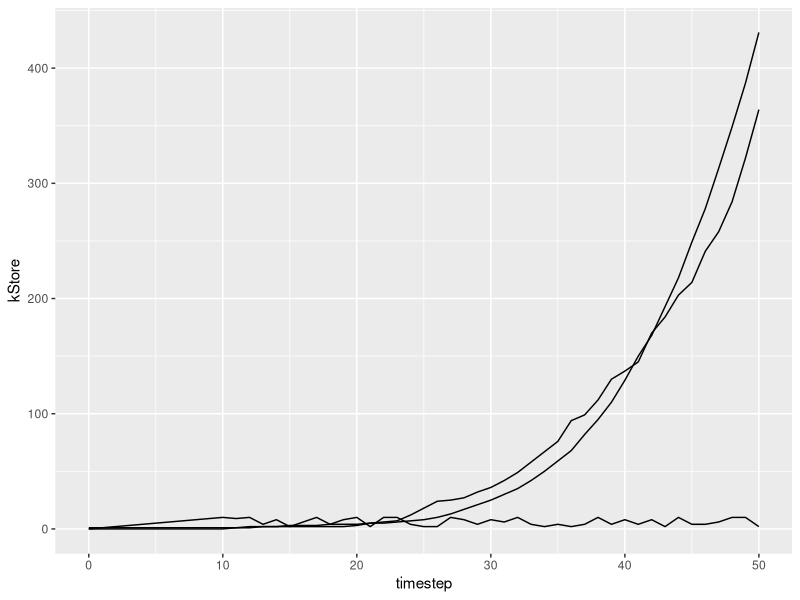

Write the R code that produced this figure.
## ---- chunk 1
library(tidyverse)
## ---- chunk 2
#Set number of Days in a Cycle
Day <- 0; nDayCycle <- 50;
#Starting number of reproductives, workers and energy stores
nReprod <- 1; nWorker <- 0; kStore <- 0;
#Number of trips that workers and reproductives can make each day
nTripReprod <- 1; nTripWorker <- 2;
#Set amount of energy per trip that workers and reproductives make
kTripWorker <- 5; kTripReprod <- 2;
#Set amount of energy needed to create a worker and reproductive
kCreateWorker <- 2; kCreateReprod <- 10;
#Set mortality rates and rate of reprod vs. worker creation
fMortRate <- .9; birthRate <- .6;

#Create dataframe to store data.
data <- data.frame(timestep=0,nReprod=nReprod,nWorker=nWorker,kStore=kStore)

for (i in 1:nDayCycle)
{
  #Forage as much as you can/need with workers
  #!!!!! When does Queen/reproductives stop foraging?
  #!!!!! Add chance of dying
  
  nWorker <- ceiling(nWorker*fMortRate);
  kStore <- kStore + nWorker * nTripWorker;
  
  if(nWorker < 2)
  {
    nReprod <- ceiling(nReprod*fMortRate);
    kStore <- kStore + nReprod * nTripReprod;
  }
  
  while (kStore > 0)
  {
    if(kStore > kCreateWorker && kStore > kCreateReprod)
    {
      temp <- runif(1,0,1) > birthRate
      if(temp)
      {kStore <- kStore - kCreateReprod; nReprod <- nReprod + 1;}
      else{kStore <- kStore - kCreateWorker; nWorker <- nWorker + 1;}
    }
    else{break}
  }
  if(i%%1==0){print(paste("Day: ",i,"  kStore: ",kStore,"  nReprod: ",nReprod,"  nWorker: ",nWorker));}
  data <- rbind(data,list(i,nReprod,nWorker,kStore))
}

ggplot(data) + geom_line(mapping=aes(x=timestep,y=kStore)) + geom_line(mapping=aes(x=timestep,y=nReprod)) + geom_line(mapping=aes(x=timestep,y=nWorker))
